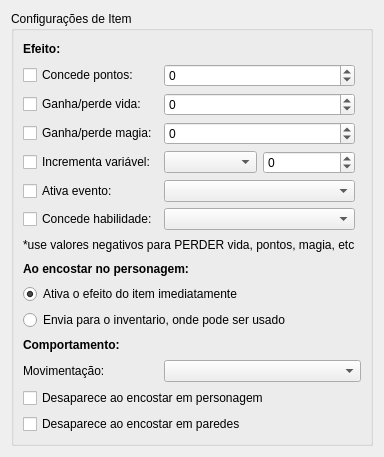
<?xml version="1.0" encoding="UTF-8"?>
<ui version="4.0">
 <class>ConfigsObjItem</class>
 <widget class="QWidget" name="ConfigsObjItem">
  <property name="geometry">
   <rect>
    <x>0</x>
    <y>0</y>
    <width>375</width>
    <height>457</height>
   </rect>
  </property>
  <property name="windowTitle">
   <string>Form</string>
  </property>
  <layout class="QGridLayout" name="gridLayout_2">
   <item row="0" column="0">
    <widget class="QGroupBox" name="groupBox">
     <property name="title">
      <string>Configurações de Item</string>
     </property>
     <layout class="QGridLayout" name="gridLayout">
      <item row="0" column="0">
       <widget class="QLabel" name="label">
        <property name="font">
         <font>
          <weight>75</weight>
          <bold>true</bold>
         </font>
        </property>
        <property name="text">
         <string>Efeito:</string>
        </property>
       </widget>
      </item>
      <item row="1" column="0">
       <widget class="QCheckBox" name="checkBoxConcedePontos">
        <property name="text">
         <string>Concede pontos:</string>
        </property>
       </widget>
      </item>
      <item row="1" column="1" colspan="2">
       <widget class="QSpinBox" name="spinBoxConcedePontos">
        <property name="minimum">
         <number>-99</number>
        </property>
        <property name="value">
         <number>0</number>
        </property>
       </widget>
      </item>
      <item row="2" column="0">
       <widget class="QCheckBox" name="checkBoxGanhaPerdeVida">
        <property name="text">
         <string>Ganha/perde vida:</string>
        </property>
       </widget>
      </item>
      <item row="2" column="1" colspan="2">
       <widget class="QSpinBox" name="spinBoxGanhaPerdeVida">
        <property name="minimum">
         <number>-99</number>
        </property>
        <property name="value">
         <number>0</number>
        </property>
       </widget>
      </item>
      <item row="3" column="0">
       <widget class="QCheckBox" name="checkBoxGanhaPerdeMagia">
        <property name="text">
         <string>Ganha/perde magia:</string>
        </property>
       </widget>
      </item>
      <item row="3" column="1" colspan="2">
       <widget class="QSpinBox" name="spinBoxGanhaPerdeMagia">
        <property name="minimum">
         <number>-99</number>
        </property>
        <property name="value">
         <number>0</number>
        </property>
       </widget>
      </item>
      <item row="4" column="0">
       <widget class="QCheckBox" name="checkBoxIncrementaVariavel">
        <property name="text">
         <string>Incrementa variável:</string>
        </property>
       </widget>
      </item>
      <item row="4" column="1">
       <widget class="QComboBox" name="comboBoxIncrementaVariavel"/>
      </item>
      <item row="5" column="0">
       <widget class="QCheckBox" name="checkBoxAtivaEvento">
        <property name="text">
         <string>Ativa evento:</string>
        </property>
       </widget>
      </item>
      <item row="5" column="1" colspan="2">
       <widget class="QComboBox" name="comboBoxAtivaEvento"/>
      </item>
      <item row="6" column="0">
       <widget class="QCheckBox" name="checkBoxConcedeHabilidade">
        <property name="text">
         <string>Concede habilidade:</string>
        </property>
       </widget>
      </item>
      <item row="6" column="1" colspan="2">
       <widget class="QComboBox" name="comboBoxConcedeHabilidade"/>
      </item>
      <item row="7" column="0" colspan="3">
       <widget class="QLabel" name="label_2">
        <property name="text">
         <string>*use valores negativos para PERDER vida, pontos, magia, etc</string>
        </property>
       </widget>
      </item>
      <item row="8" column="0" colspan="2">
       <widget class="QLabel" name="label_3">
        <property name="font">
         <font>
          <weight>75</weight>
          <bold>true</bold>
         </font>
        </property>
        <property name="text">
         <string>Ao encostar no personagem:</string>
        </property>
       </widget>
      </item>
      <item row="9" column="0" colspan="3">
       <widget class="QRadioButton" name="radioButtonAtivaEfeitoImediatamente">
        <property name="text">
         <string>Ativa o efeito do item imediatamente</string>
        </property>
        <property name="checked">
         <bool>true</bool>
        </property>
       </widget>
      </item>
      <item row="10" column="0" colspan="4">
       <widget class="QRadioButton" name="radioButtonEnviaInventario">
        <property name="text">
         <string>Envia para o inventario, onde pode ser usado</string>
        </property>
        <property name="checked">
         <bool>false</bool>
        </property>
       </widget>
      </item>
      <item row="11" column="0">
       <widget class="QLabel" name="label_4">
        <property name="font">
         <font>
          <weight>75</weight>
          <bold>true</bold>
         </font>
        </property>
        <property name="text">
         <string>Comportamento:</string>
        </property>
       </widget>
      </item>
      <item row="12" column="0">
       <widget class="QLabel" name="labelMovimentacao">
        <property name="text">
         <string>Movimentação:</string>
        </property>
       </widget>
      </item>
      <item row="12" column="1" colspan="3">
       <widget class="QComboBox" name="comboMovimentacaoItem"/>
      </item>
      <item row="13" column="0" colspan="3">
       <widget class="QCheckBox" name="checkBoxComportamentoDesapareceEncPers">
        <property name="text">
         <string>Desaparece ao encostar em personagem</string>
        </property>
       </widget>
      </item>
      <item row="14" column="0" colspan="3">
       <widget class="QCheckBox" name="checkBoxComportamentoDesapareceEncParedes">
        <property name="text">
         <string>Desaparece ao encostar em paredes</string>
        </property>
       </widget>
      </item>
      <item row="4" column="2">
       <widget class="QSpinBox" name="spinBoxIncrementaVariavel">
        <property name="minimum">
         <number>-99</number>
        </property>
        <property name="value">
         <number>0</number>
        </property>
       </widget>
      </item>
     </layout>
    </widget>
   </item>
  </layout>
 </widget>
 <resources/>
 <connections/>
</ui>
